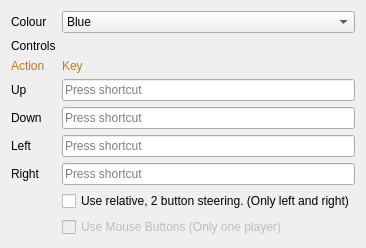
              <widget class="QWidget" name="tabPlayer3">
               <attribute name="title">
                <string>Worm 3</string>
               </attribute>
               <layout class="QFormLayout" name="formLayout_8">
                <item row="0" column="0">
                 <widget class="QLabel" name="label_10">
                  <property name="text">
                   <string>Colour</string>
                  </property>
                 </widget>
                </item>
                <item row="0" column="1">
                 <widget class="QComboBox" name="selectColour3">
                  <item>
                   <property name="text">
                    <string>Blue</string>
                   </property>
                  </item>
                  <item>
                   <property name="text">
                    <string>Cyan</string>
                   </property>
                  </item>
                  <item>
                   <property name="text">
                    <string>Cyan (Dark)</string>
                   </property>
                  </item>
                  <item>
                   <property name="text">
                    <string>Green</string>
                   </property>
                  </item>
                  <item>
                   <property name="text">
                    <string>Magenta</string>
                   </property>
                  </item>
                  <item>
                   <property name="text">
                    <string>Red</string>
                   </property>
                  </item>
                  <item>
                   <property name="text">
                    <string>Yellow</string>
                   </property>
                  </item>
                  <item>
                   <property name="text">
                    <string>Yellow (Dark)</string>
                   </property>
                  </item>
                 </widget>
                </item>
                <item row="2" column="0">
                 <widget class="QLabel" name="label_25">
                  <property name="text">
                   <string>Controls</string>
                  </property>
                 </widget>
                </item>
                <item row="3" column="0">
                 <widget class="QLabel" name="label_20">
                  <property name="styleSheet">
                   <string notr="true">color: rgb(193, 125, 17);</string>
                  </property>
                  <property name="text">
                   <string>Action</string>
                  </property>
                 </widget>
                </item>
                <item row="3" column="1">
                 <widget class="QLabel" name="label_24">
                  <property name="styleSheet">
                   <string notr="true">color: rgb(193, 125, 17);</string>
                  </property>
                  <property name="text">
                   <string>Key</string>
                  </property>
                 </widget>
                </item>
                <item row="4" column="0">
                 <widget class="QLabel" name="label_21">
                  <property name="text">
                   <string>Up</string>
                  </property>
                 </widget>
                </item>
                <item row="4" column="1">
                 <widget class="QKeySequenceEdit" name="kseUp3"/>
                </item>
                <item row="6" column="0">
                 <widget class="QLabel" name="label_22">
                  <property name="text">
                   <string>Down</string>
                  </property>
                 </widget>
                </item>
                <item row="6" column="1">
                 <widget class="QKeySequenceEdit" name="kseDown3"/>
                </item>
                <item row="8" column="0">
                 <widget class="QLabel" name="label_26">
                  <property name="text">
                   <string>Left</string>
                  </property>
                 </widget>
                </item>
                <item row="8" column="1">
                 <widget class="QKeySequenceEdit" name="kseLeft3"/>
                </item>
                <item row="10" column="0">
                 <widget class="QLabel" name="label_23">
                  <property name="text">
                   <string>Right</string>
                  </property>
                 </widget>
                </item>
                <item row="10" column="1">
                 <widget class="QKeySequenceEdit" name="kseRight3"/>
                </item>
                <item row="12" column="1">
                 <widget class="QCheckBox" name="cbRelative3">
                  <property name="text">
                   <string>Use relative, 2 button steering. (Only left and right)</string>
                  </property>
                 </widget>
                </item>
                <item row="14" column="1">
                 <widget class="QCheckBox" name="cbUseMouse3">
                  <property name="enabled">
                   <bool>false</bool>
                  </property>
                  <property name="text">
                   <string>Use Mouse Buttons (Only one player)</string>
                  </property>
                 </widget>
                </item>
               </layout>
              </widget>
